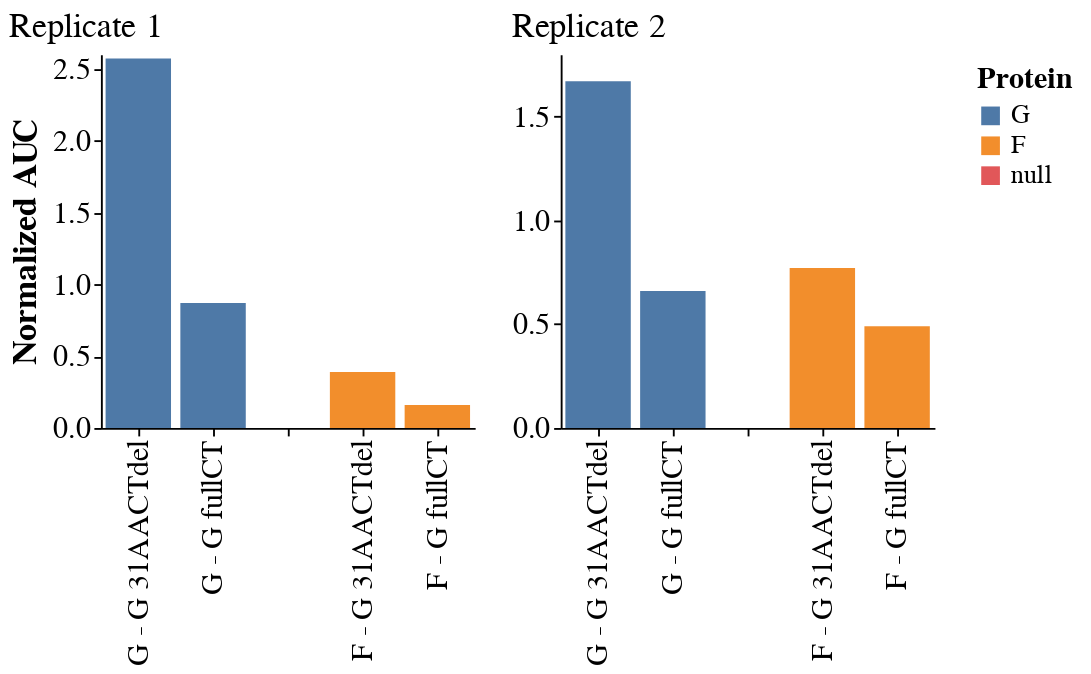

Notebook code for this chart:
### Code cell
# Load and clean data
df = pd.read_csv("01_data/other/2025.05.21_Band_Quantification.csv")
df = df.rename(columns={"AUC normalized to p24": "Normalized AUC"})

# Create shortened condition label
df['Condition'] = df['Protein Measured'] + ' - ' + df['Pseudovirus'].str.replace(r"RSV Long F \+ ", "", regex=True)

# Add a visual spacer between G and F conditions
condition_order = [
    'G - G 31AACTdel',
    'G - G fullCT',
    ' ',  # spacer,
    'F - G 31AACTdel',
    'F - G fullCT',
    
]

# Insert dummy spacer rows
spacer_rows = []
for rep in df['Replicate'].unique():
    spacer_rows.append({
        'Protein Measured': None,
        'Pseudovirus': None,
        'Condition': ' ',
        'Normalized AUC': None,
        'Replicate': rep
    })
df = pd.concat([df, pd.DataFrame(spacer_rows)], ignore_index=True)

# Chart generator
def make_chart(replicate, tick_count=None, show_y_title=True):
    df_rep = df[df['Replicate'] == replicate]

    # Configure y-axis
    y_axis = alt.Axis(
        grid=False,
        labelFontSize=16,
        labelFont='Arial',
        titleFont='Arial',
        titleFontSize=18 if show_y_title else 0,
        title='Normalized AUC' if show_y_title else None
    )
    if tick_count:
        y_axis = y_axis.copy()
        y_axis.tickCount = tick_count

    return alt.Chart(df_rep).mark_bar(size=35).encode(
        x=alt.X('Condition:N',
                sort=condition_order,
                axis=alt.Axis(
                    labelAngle=270,
                    labelAlign='right',
                    labelBaseline='middle',
                    title='',
                    labelFontSize=16,
                    labelFont='Arial'
                )),
        y=alt.Y('Normalized AUC:Q', axis=y_axis),
        color=alt.Color('Protein Measured:N',
                        title='Protein',
                        sort=['G', 'F'],  # G first in legend
                        legend=alt.Legend(
                            labelFont='Arial',
                            labelFontSize=14,
                            titleFont='Arial',
                            titleFontSize=16)),
        tooltip=['Protein Measured', 'Pseudovirus', 'Normalized AUC']
    ).properties(
        width=200,
        height=200,
        title=alt.TitleParams(
            text=f'Replicate {replicate}',
            font='Arial',
            fontSize=18
        )
    )

# Create and display charts
chart1 = make_chart(1, show_y_title=True)
chart2 = make_chart(2, tick_count=4, show_y_title=False)
combined=chart1 | chart2
combined.save("03_output/plots/Western_NormalizedAUC.html")
combined

### Figure 1 — Vega-Lite specification as saved in the notebook (floating-point values rounded to 4 significant figures)
{"config": {"background": "transparent", "title": {"fontSize": 20, "fontWeight": "normal", "font": "Helvetica", "anchor": "start", "color": "#000000", "orient": "top", "offset": 5, "subtitleColor": "gray", "subtitleFont": "Helvetica", "subtitleFontWeight": "normal", "subtitleFontSize": 18, "subtitlePadding": 2}, "axis": {"domain": true, "domainColor": "black", "domainWidth": 1, "grid": false, "gridColor": "#DEDDDD", "gridWidth": 0.5, "labelFont": "Helvetica", "labelFontSize": 14, "labelFlush": false, "labelFontWeight": "normal", "labelPadding": 2, "tickColor": "black", "tickSize": 4, "tickWidth": 1, "titleFont": "Helvetica", "titleAlign": "center", "titleFontWeight": "bold", "titleFontSize": 14, "titlePadding": 5}, "legend": {"labelFont": "Helvetica", "labelFontSize": 14, "symbolSize": 100, "titleFont": "Helvetica", "titleFontSize": 14, "titleFontWeight": "bold", "padding": 5, "titleLimit": 200, "gradientLength": 100}, "range": {"category": ["#4e79a7", "#f28e2c", "#e15759", "#76b7b2", "#59a14f", "#edc949", "#af7aa1", "#ff9da7", "#9c755f", "#bab0ab"], "diverging": ["#c7e9b4", "#7fcdbb", "#41b6c4", "#1d91c0", "#225ea8", "#253494"]}, "view": {"stroke": "transparent", "strokeWidth": 0}, "text": {"font": "Helvetica Light", "fontSize": 14}}, "hconcat": [{"data": {"name": "data-f1bcc79facc3ec54bc2e285c5ff32dfe"}, "mark": {"type": "bar", "size": 35}, "encoding": {"color": {"field": "Protein Measured", "legend": {"labelFont": "Arial", "labelFontSize": 14, "titleFont": "Arial", "titleFontSize": 16}, "sort": ["G", "F"], "title": "Protein", "type": "nominal"}, "tooltip": [{"field": "Protein Measured", "type": "nominal"}, {"field": "Pseudovirus", "type": "nominal"}, {"field": "Normalized AUC", "type": "quantitative"}], "x": {"axis": {"labelAlign": "right", "labelAngle": 270, "labelBaseline": "middle", "labelFont": "Arial", "labelFontSize": 16, "title": ""}, "field": "Condition", "sort": ["G - G 31AACTdel", "G - G fullCT", " ", "F - G 31AACTdel", "F - G fullCT"], "type": "nominal"}, "y": {"axis": {"grid": false, "labelFont": "Arial", "labelFontSize": 16, "title": "Normalized AUC", "titleFont": "Arial", "titleFontSize": 18}, "field": "Normalized AUC", "type": "quantitative"}}, "height": 200, "title": {"text": "Replicate 1", "font": "Arial", "fontSize": 18}, "width": 200}, {"data": {"name": "data-e76428ab7c171b17228edde888d864ec"}, "mark": {"type": "bar", "size": 35}, "encoding": {"color": {"field": "Protein Measured", "legend": {"labelFont": "Arial", "labelFontSize": 14, "titleFont": "Arial", "titleFontSize": 16}, "sort": ["G", "F"], "title": "Protein", "type": "nominal"}, "tooltip": [{"field": "Protein Measured", "type": "nominal"}, {"field": "Pseudovirus", "type": "nominal"}, {"field": "Normalized AUC", "type": "quantitative"}], "x": {"axis": {"labelAlign": "right", "labelAngle": 270, "labelBaseline": "middle", "labelFont": "Arial", "labelFontSize": 16, "title": ""}, "field": "Condition", "sort": ["G - G 31AACTdel", "G - G fullCT", " ", "F - G 31AACTdel", "F - G fullCT"], "type": "nominal"}, "y": {"axis": {"grid": false, "labelFont": "Arial", "labelFontSize": 16, "tickCount": 4, "title": null, "titleFont": "Arial", "titleFontSize": 0}, "field": "Normalized AUC", "type": "quantitative"}}, "height": 200, "title": {"text": "Replicate 2", "font": "Arial", "fontSize": 18}, "width": 200}], "$schema": "https://vega.github.io/schema/vega-lite/v5.20.1.json", "datasets": {"data-f1bcc79facc3ec54bc2e285c5ff32dfe": [{"Protein Measured": "G", "Pseudovirus": "RSV Long F + G 31AACTdel", "Replicate": 1, "Area under the curve": 28890.0, "Normalized AUC": 2.57, "Unnamed: 5": null, "Unnamed: 6": null, "Unnamed: 7": null, "Condition": "G - G 31AACTdel"}, {"Protein Measured": "G", "Pseudovirus": "RSV Long F + G fullCT", "Replicate": 1, "Area under the curve": 6904.0, "Normalized AUC": 0.87, "Unnamed: 5": null, "Unnamed: 6": null, "Unnamed: 7": null, "Condition": "G - G fullCT"}, {"Protein Measured": "F", "Pseudovirus": "RSV Long F + G 31AACTdel", "Replicate": 1, "Area under the curve": 4373.0, "Normalized AUC": 0.39, "Unnamed: 5": null, "Unnamed: 6": null, "Unnamed: 7": null, "Condition": "F - G 31AACTdel"}, {"Protein Measured": "F", "Pseudovirus": "RSV Long F + G fullCT", "Replicate": 1, "Area under the curve": 1246.0, "Normalized AUC": 0.16, "Unnamed: 5": null, "Unnamed: 6": null, "Unnamed: 7": null, "Condition": "F - G fullCT"}, {"Protein Measured": null, "Pseudovirus": null, "Replicate": 1, "Area under the curve": null, "Normalized AUC": null, "Unnamed: 5": null, "Unnamed: 6": null, "Unnamed: 7": null, "Condition": " "}], "data-e76428ab7c171b17228edde888d864ec": [{"Protein Measured": "G", "Pseudovirus": "RSV Long F + G 31AACTdel", "Replicate": 2, "Area under the curve": 17480.0, "Normalized AUC": 1.67, "Unnamed: 5": null, "Unnamed: 6": null, "Unnamed: 7": null, "Condition": "G - G 31AACTdel"}, {"Protein Measured": "G", "Pseudovirus": "RSV Long F + G fullCT", "Replicate": 2, "Area under the curve": 6189.0, "Normalized AUC": 0.66, "Unnamed: 5": null, "Unnamed: 6": null, "Unnamed: 7": null, "Condition": "G - G fullCT"}, {"Protein Measured": "F", "Pseudovirus": "RSV Long F + G 31AACTdel", "Replicate": 2, "Area under the curve": 8096.0, "Normalized AUC": 0.77, "Unnamed: 5": null, "Unnamed: 6": null, "Unnamed: 7": null, "Condition": "F - G 31AACTdel"}, {"Protein Measured": "F", "Pseudovirus": "RSV Long F + G fullCT", "Replicate": 2, "Area under the curve": 4557.0, "Normalized AUC": 0.49, "Unnamed: 5": null, "Unnamed: 6": null, "Unnamed: 7": null, "Condition": "F - G fullCT"}, {"Protein Measured": null, "Pseudovirus": null, "Replicate": 2, "Area under the curve": null, "Normalized AUC": null, "Unnamed: 5": null, "Unnamed: 6": null, "Unnamed: 7": null, "Condition": " "}]}}
